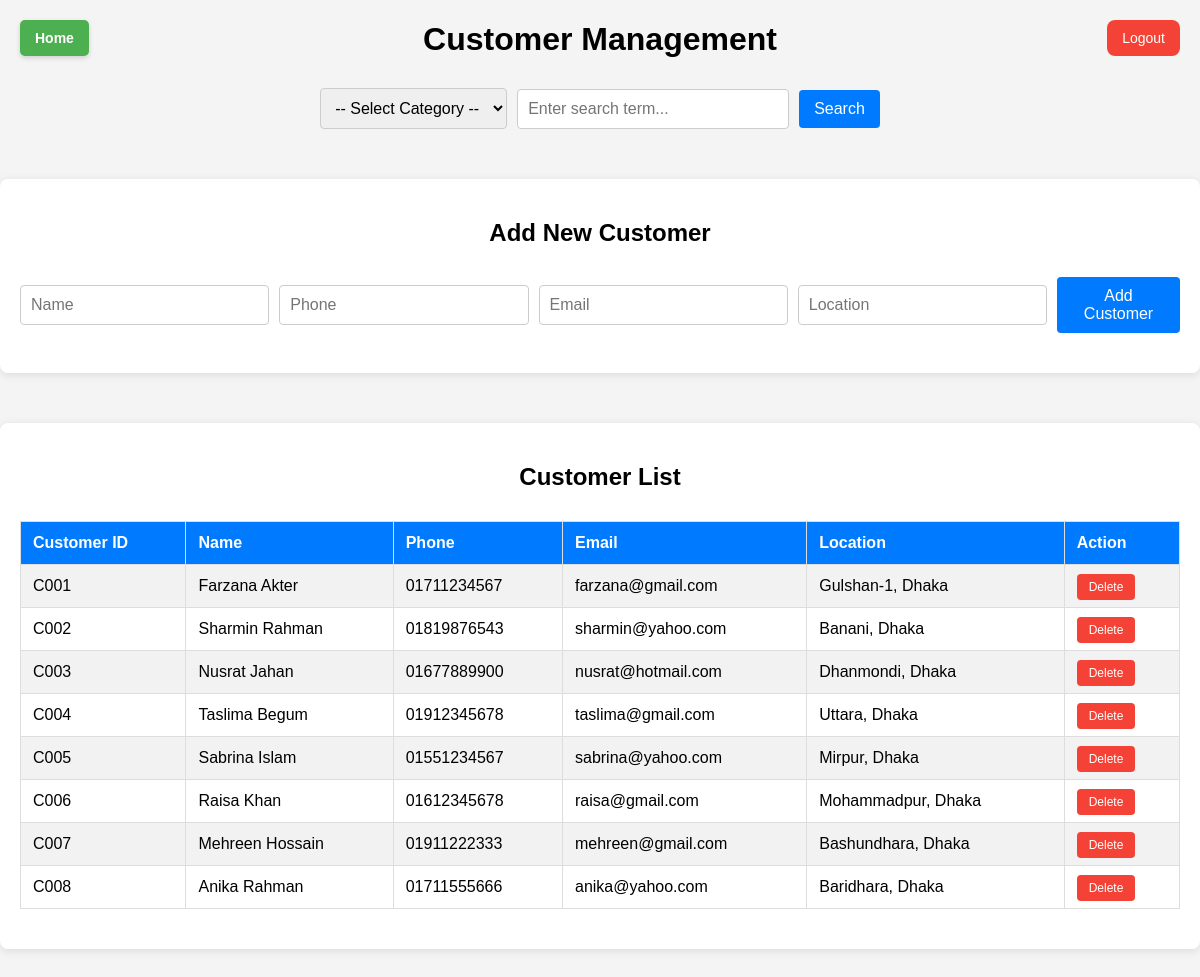
/customer.php, run on the app's committed database.
### tables this page shows
CREATE TABLE customer (
    cust_id VARCHAR(10) PRIMARY KEY,
    cust_name VARCHAR(100),
    cust_phone VARCHAR(15),
    cust_mail VARCHAR(100),
    cust_loc VARCHAR(150)
);

### customer.php (the view, shortened to what this page needs)
<?php
$servername = "localhost";
$username = "root";
$password = "";
$dbname = "beauty_parlor";
$conn = new mysqli($servername, $username, $password, $dbname);
$search = "";
if (isset($_POST['search_term']) && isset($_POST['search_category'])) {
    $search = mysqli_real_escape_string($conn, $_POST['search_term']);
    $category = mysqli_real_escape_string($conn, $_POST['search_category']);
    $allowed_categories = ['cust_id', 'cust_name', 'cust_phone', 'cust_mail', 'cust_loc'];
    if (in_array($category, $allowed_categories)) {
        $query = "SELECT * FROM customer WHERE $category LIKE '%$search%'";
    } else {
        $query = "SELECT * FROM customer";
    }
} else {
    $query = "SELECT * FROM customer";
}
$result = $conn->query($query);
?>
<!DOCTYPE html>
<html lang="en">
<head>
</head>
<body>
    <h1>Customer Management</h1>
    <form method="POST" action="" class="search-form">
        <select name="search_category" class="search-select">
            <option value="">-- Select Category --</option>
        </select>
        <input type="text" name="search_term" placeholder="Enter search term..." value="<?php echo $search; ?>" class="search-input">
        <button type="submit" class="search-btn">Search</button>
    </form>
    <a href="logout.php" class="logout">Logout</a>
    <a href="admin_dashboard.php" class="home">Home</a>
    <div class="container">
        <h2>Add New Customer</h2>
        <form method="POST" action="" class="insert-form">
            <input type="text" name="cust_name" placeholder="Name" class="input-field" required>
            <input type="number" name="cust_phone" placeholder="Phone" class="input-field" required>
            <input type="email" name="cust_mail" placeholder="Email" class="input-field" required>
            <input type="text" name="cust_loc" placeholder="Location" class="input-field" required>
            <button type="submit" name="add_customer" class="insert-btn">Add Customer</button>
        </form>
    </div>
    <div class="container">
        <h2>Customer List</h2>
        <table border="1" align="center">
            <tr>
                <th>Customer ID</th>
                <th>Name</th>
                <th>Phone</th>
                <th>Email</th>
                <th>Location</th>
                <th>Action</th>
            </tr>
            <?php while ($row = $result->fetch_assoc()): ?>
                <tr>
                    <td><?php echo $row['cust_id']; ?></td>
                    <td><?php echo htmlspecialchars($row['cust_name']); ?></td>
                    <td><?php echo $row['cust_phone']; ?></td>
                    <td><?php echo htmlspecialchars($row['cust_mail']); ?></td>
                    <td><?php echo htmlspecialchars($row['cust_loc']); ?></td>
                    <td>
                        <a href="?delete_id=<?php echo $row['cust_id']; ?>" class="delete-btn" onclick="return confirm('Are you sure you want to delete this customer?')">Delete</a>
                    </td>
                </tr>
            <?php endwhile; ?>
        </table>
    </div>
</body>
</html>

### customer.php (style rules this page uses)
body { font-family: Arial, sans-serif; background-color: #f4f4f4; margin: 0; padding: 0; }
.container { max-width: 1200px; margin: 50px auto; padding: 20px; background-color: #fff; border-radius: 8px; box-shadow: 0 2px 10px rgba(0, 0, 0, 0.1); }
h1, h2 { text-align: center; margin-bottom: 30px; }
.search-form, .insert-form { display: flex; justify-content: center; align-items: center; gap: 10px; margin-bottom: 20px; }
.search-input, .input-field { padding: 10px; font-size: 16px; border: 1px solid #ccc; border-radius: 4px; width: 250px; transition: border-color 0.3s, box-shadow 0.3s; }
.search-btn, .insert-btn { padding: 10px 15px; background-color: #007BFF; color: white; border: none; border-radius: 4px; font-size: 16px; cursor: pointer; transition: background-color 0.3s; }
.search-select { padding: 10px; font-size: 16px; border: 1px solid #ccc; border-radius: 4px; transition: border-color 0.3s, box-shadow 0.3s; }
table { width: 100%; border-collapse: collapse; margin: 20px 0; font-family: Arial, sans-serif; }
th { background-color: #007BFF; color: white; padding: 12px; text-align: left; border: 1px solid #ddd; }
td { padding: 12px; text-align: left; border: 1px solid #ddd; }
tr:nth-child(even) { background-color: #f2f2f2; }
.delete-btn { background-color: #f44336; color: white; padding: 6px 12px; text-decoration: none; border-radius: 4px; font-size: 12px; }
.logout { position: absolute; top: 20px; right: 20px; padding: 10px 15px; background-color: #f44336; color: white; text-decoration: none; border-radius: 8px; font-size: 14px; transition: background-color 0.3s; }
.home { position: absolute; top: 20px; left: 20px; padding: 10px 15px; background-color: #4CAF50; color: white; text-decoration: none; border-radius: 5px; font-size: 14px; font-weight: bold; transition: background-color 0.3s ease, transform 0.3s ease; box-shadow: 0 2px 5px rgba(0, 0, 0, 0.15); }

### data on the page
customer: cust_id "C001", cust_name "Farzana Akter", cust_phone "01711234567", cust_mail "farzana@gmail.com", cust_loc "Gulshan-1, Dhaka"
customer: cust_id "C002", cust_name "Sharmin Rahman", cust_phone "01819876543", cust_mail "sharmin@yahoo.com", cust_loc "Banani, Dhaka"
customer: cust_id "C003", cust_name "Nusrat Jahan", cust_phone "01677889900", cust_mail "nusrat@hotmail.com", cust_loc "Dhanmondi, Dhaka"
customer: cust_id "C004", cust_name "Taslima Begum", cust_phone "01912345678", cust_mail "taslima@gmail.com", cust_loc "Uttara, Dhaka"
customer: cust_id "C005", cust_name "Sabrina Islam", cust_phone "01551234567", cust_mail "sabrina@yahoo.com", cust_loc "Mirpur, Dhaka"
customer: cust_id "C006", cust_name "Raisa Khan", cust_phone "01612345678", cust_mail "raisa@gmail.com", cust_loc "Mohammadpur, Dhaka"
customer: cust_id "C007", cust_name "Mehreen Hossain", cust_phone "01911222333", cust_mail "mehreen@gmail.com", cust_loc "Bashundhara, Dhaka"
customer: cust_id "C008", cust_name "Anika Rahman", cust_phone "01711555666", cust_mail "anika@yahoo.com", cust_loc "Baridhara, Dhaka"
